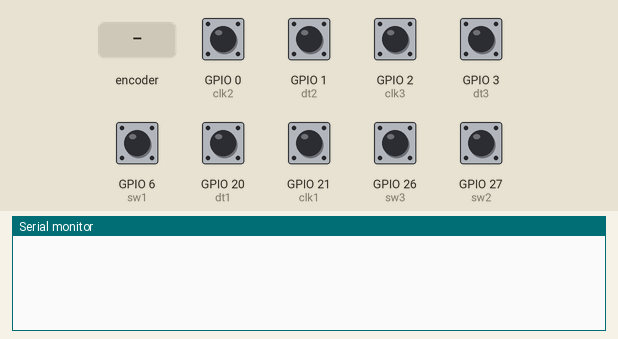
Simulated run of this sketch. Board: ESP32. Shown: the last lines printed to the serial monitor. The inputs (shaded band) are chosen by the test bench; at power-on: GPIO 0 (clk2), GPIO 1 (dt2), GPIO 2 (clk3), GPIO 3 (dt3), GPIO 6 (sw1), GPIO 20 (dt1), GPIO 21 (clk1), GPIO 26 (sw3), GPIO 27 (sw2) HIGH.

Above: at 1.2 s.
1.3 s: rotary encoder on GPIO 0 (clk2) / GPIO 20 (dt1) turned 1 step (first pin leading)
At 2.6 s:
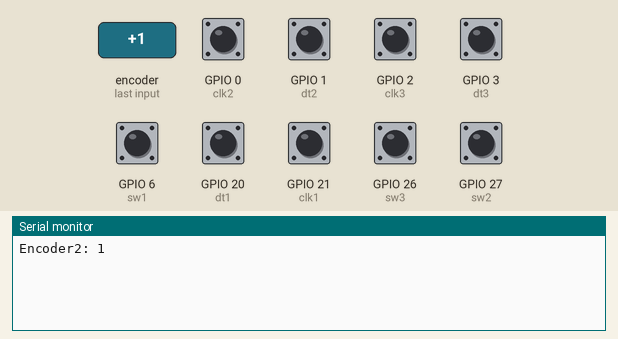
3.0 s: GPIO 6 (sw1) pulled LOW for 0.15 s
At 3.9 s:
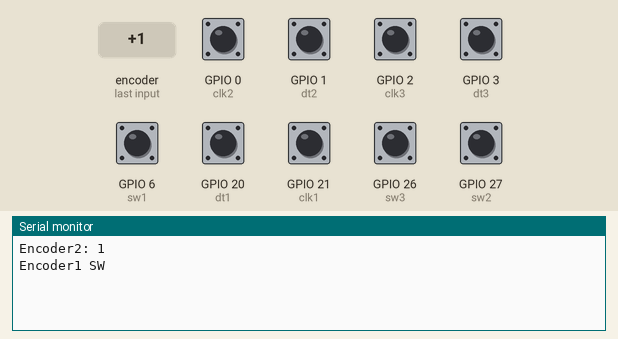
4.6 s: GPIO 2 (clk3) pulled LOW for 0.15 s
At 5.1 s:
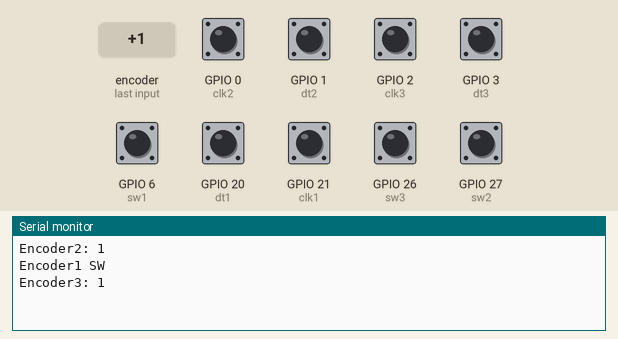
6.2 s: GPIO 21 (clk1) pulled LOW for 0.15 s
At 7.4 s:
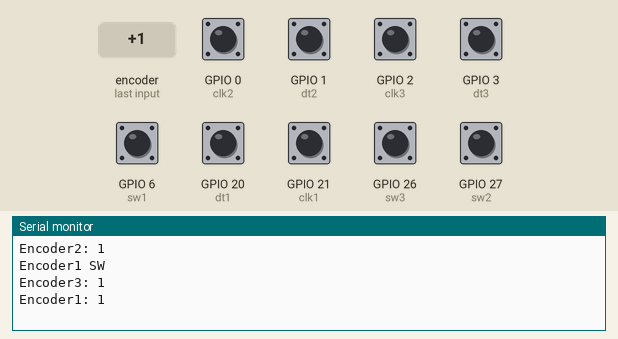
7.8 s: GPIO 26 (sw3) pulled LOW for 0.15 s
At 8.7 s:
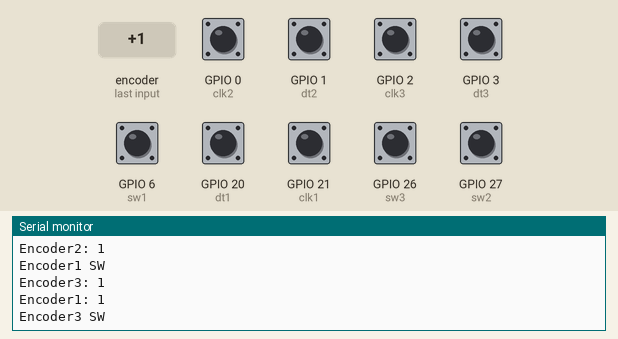
9.4 s: GPIO 27 (sw2) pulled LOW for 0.15 s
At 9.9 s:
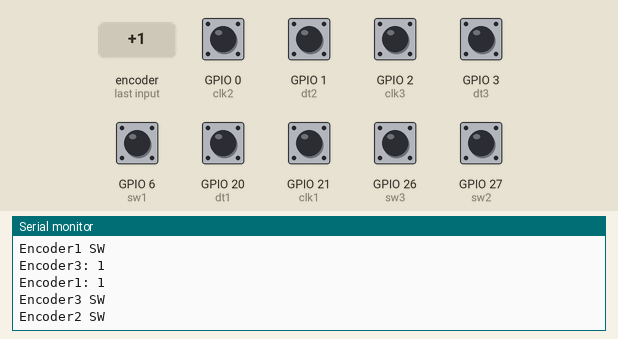

The sketch:

sketch_feb16c.ino
```cpp
#define clk1 21  // 编码器1 CLK引脚
#define dt1 20   // 编码器1 DT引脚
#define sw1 6    // 编码器1 SW引脚

#define clk2 0   // 编码器2 CLK引脚
#define dt2 1    // 编码器2 DT引脚
#define sw2 27   // 编码器2 SW引脚

#define clk3 2   // 编码器3 CLK引脚
#define dt3 3    // 编码器3 DT引脚
#define sw3 26   // 编码器3 SW引脚

// 编码器1变量
volatile int counter1 = 0;
int lastClk1 = HIGH;
int lastSw1State = HIGH;
unsigned long lastSw1Press = 0;

// 编码器2变量
volatile int counter2 = 0;
int lastClk2 = HIGH;
int lastSw2State = HIGH;
unsigned long lastSw2Press = 0;

// 编码器3变量
volatile int counter3 = 0;
int lastClk3 = HIGH;
int lastSw3State = HIGH;
unsigned long lastSw3Press = 0;

void setup() {
  Serial.begin(115200);

  // 初始化编码器引脚（启用内部上拉电阻）
  pinMode(clk1, INPUT_PULLUP);
  pinMode(dt1, INPUT_PULLUP);
  pinMode(sw1, INPUT_PULLUP);

  pinMode(clk2, INPUT_PULLUP);
  pinMode(dt2, INPUT_PULLUP);
  pinMode(sw2, INPUT_PULLUP);

  pinMode(clk3, INPUT_PULLUP);
  pinMode(dt3, INPUT_PULLUP);
  pinMode(sw3, INPUT_PULLUP);
}

void loop() {
  // 处理编码器1
  handleEncoder(clk1, dt1, &counter1, &lastClk1, "Encoder1");
  handleButton(sw1, &lastSw1State, &lastSw1Press, "Encoder1 SW");

  // 处理编码器2
  handleEncoder(clk2, dt2, &counter2, &lastClk2, "Encoder2");
  handleButton(sw2, &lastSw2State, &lastSw2Press, "Encoder2 SW");

  // 处理编码器3
  handleEncoder(clk3, dt3, &counter3, &lastClk3, "Encoder3");
  handleButton(sw3, &lastSw3State, &lastSw3Press, "Encoder3 SW");
}

// 编码器旋转处理函数
void handleEncoder(int clkPin, int dtPin, volatile int *counter, int *lastClk, const char* encoderName) {
  int currentClk = digitalRead(clkPin);
  if (currentClk != *lastClk) {
    if (currentClk == LOW) { // 检测下降沿
      int dtState = digitalRead(dtPin);
      if (dtState == HIGH) {
        (*counter)++;
      } else {
        (*counter)--;
      }
      Serial.print(encoderName);
      Serial.print(": ");
      Serial.println(*counter);
    }
    *lastClk = currentClk;
  }
}

// 按键处理函数
void handleButton(int swPin, int *lastSwState, unsigned long *lastPressTime, const char* buttonName) {
  int currentSw = digitalRead(swPin);
  if (currentSw == LOW && *lastSwState == HIGH) {
    if (millis() - *lastPressTime > 50) { // 去抖动
      Serial.println(buttonName);
      *lastPressTime = millis();
    }
  }
  *lastSwState = currentSw;
}
```

Measured:
- after the input at 1.3 s, the serial monitor: prints a new line at once (image 1)
- after the input at 3.0 s, the serial monitor: prints a new line at once (image 2)
- after the input at 4.6 s, the serial monitor: prints a new line at once (image 3)
- after the input at 6.2 s, the serial monitor: prints a new line at once (image 4)
- after the input at 7.8 s, the serial monitor: prints a new line at once (image 5)
- after the input at 9.4 s, the serial monitor: prints a new line at once (image 6)
